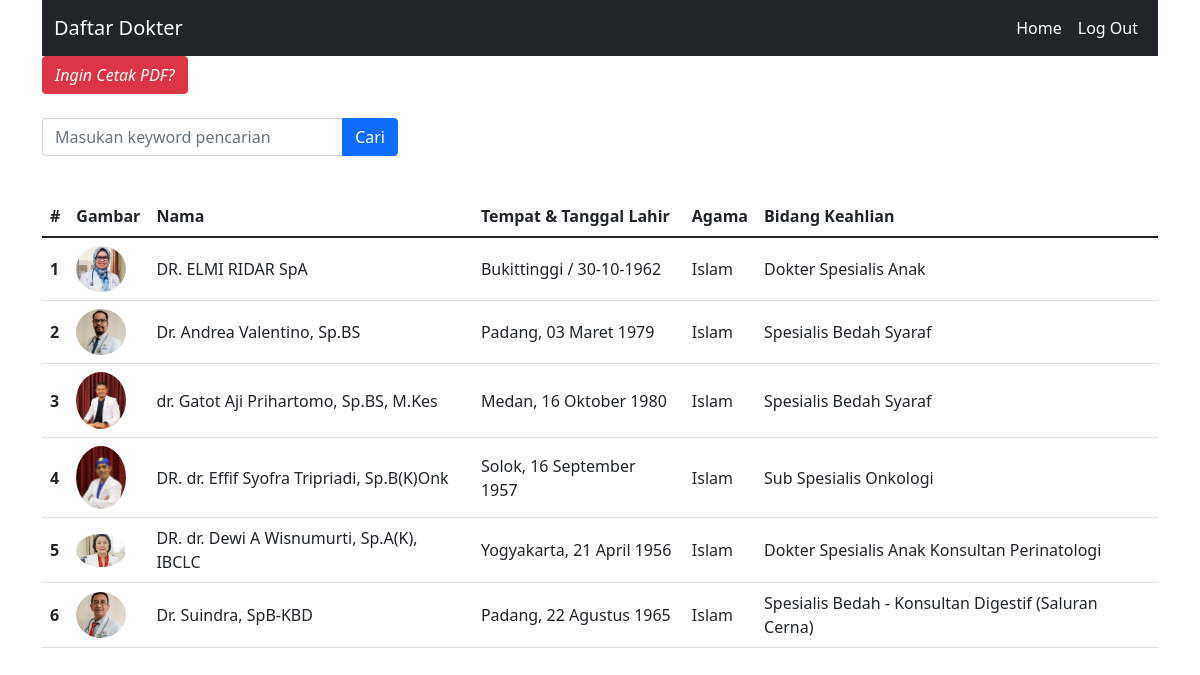
The page /homeuser.php (signed in) on the database its author committed.
### tables this page shows
CREATE TABLE `dokter` (
  `id` int(11) NOT NULL,
  `nama` varchar(255) NOT NULL,
  `agama` varchar(255) NOT NULL,
  `bidang` varchar(255) NOT NULL,
  `gambar` varchar(255) NOT NULL,
  `lahir` varchar(255) NOT NULL
);

### functions.php (called while the page is built, shortened)
<?php
$conn = mysqli_connect('localhost','root','','pw2022_tubes_b_213040063') or die('Koneksi GAGAL');
function query($query) {
    global $conn;
    $result = mysqli_query($conn, $query);
    while( $row = mysqli_fetch_assoc($result)){
        $rows[] = $row;
    }
    return $rows;
}
?>

### homeuser.php (the view, shortened to what this page needs)
<?php
include 'functions.php';
$dokter = query("SELECT * FROM dokter");
?>
<!doctype html>
<html lang="en">
<head>
    <link href="https://cdn.jsdelivr.net/npm/bootstrap@5.1.3/dist/css/bootstrap.min.css" rel="stylesheet">
</head>
<body>
        <div class="container">
        <nav class="navbar navbar-expand-lg navbar navbar-dark bg-dark">
    <div class="container-fluid">
        <a class="navbar-brand" href="#">Daftar Dokter</a>
        <div class="collapse navbar-collapse" id="navbarNav">
        <ul class="navbar-nav ms-auto">
            <li class="nav-item">
            <a class="nav-link active" aria-current="page" href="user.php">Home</a>
            </li>
            <li class="nav-item">
            <a class="nav-link active" aria-current="page" href="logout.php">Log Out</a>
            </li>
        </ul>
        </div>
    </div>
    </nav>
    <i class="bi bi-journal-plus"><a href="pdfuser.php" class="btn btn-danger" target="blank">Ingin Cetak PDF? </i></a>
    <div class="row mt-4">
        <div class="col-4">
            <form action="" method="get">
            <div class="input-group mb-3">
                <input type="text" class="form-control" name="keyword" placeholder="Masukan keyword pencarian" autocomplete="off" id="keyword">
                <button class="btn btn-primary" type="submit" name="cari" id="tombol-cari">Cari</button>
            </div>
            </form>
        </div>
    <div>
        <form class="form-inline" action="" methode="post">
            <div class="form-group">
            <div class="row mt-4">
            <div id="container">
        <table class="table">
    <thead>
        <tr>
        <th scope="col">#</th>
        <th scope="col">Gambar</th>
        <th scope="col">Nama</th>
        <th scope="col">Tempat & Tanggal Lahir</th>
        <th scope="col">Agama</th>
        <th scope="col">Bidang Keahlian</th>
        </tr>
    </thead>
    <tbody>
        <?php $i=1 ?>
    <?php foreach($dokter as $m) { ?>
        <tr class="align-middle">
        <th scope="row"><?= $i++; ?></th>
        <td>
            <img src="img/<?= $m["gambar"]?>" width="50 px";
            class="rounded-circle">
        </td>
        <td> <?= $m["nama"]?> </td>
        <td><?= $m["lahir"]?></td>
        <td><?= $m["agama"]?></td>
        <td><?= $m["bidang"]?></td>
        </tr>
        <?php } ?>
    </tbody>
</table>
    </div>
    </div>
</body>
</html>

### rows shown on the page
dokter: gambar (picture), nama "DR. ELMI RIDAR SpA", lahir "Bukittinggi / 30-10-1962", agama "Islam", bidang "Dokter Spesialis Anak"
dokter: gambar (picture), nama "Dr. Andrea Valentino, Sp.BS", lahir "Padang, 03 Maret 1979", agama "Islam", bidang "Spesialis Bedah Syaraf"
dokter: gambar (picture), nama "dr. Gatot Aji Prihartomo, Sp.BS, M.Kes", lahir "Medan, 16 Oktober 1980", agama "Islam", bidang "Spesialis Bedah Syaraf"
dokter: gambar (picture), nama "DR. dr. Effif Syofra Tripriadi, Sp.B(K)Onk", lahir "Solok, 16 September 1957", agama "Islam", bidang "Sub Spesialis Onkologi"
dokter: gambar (picture), nama "DR. dr. Dewi A Wisnumurti, Sp.A(K), IBCLC", lahir "Yogyakarta, 21 April 1956", agama "Islam", bidang "Dokter Spesialis Anak Konsultan Perinatologi"
dokter: gambar (picture), nama "Dr. Suindra, SpB-KBD", lahir "Padang, 22 Agustus 1965", agama "Islam", bidang "Spesialis Bedah - Konsultan Digestif (Saluran Cerna)"
